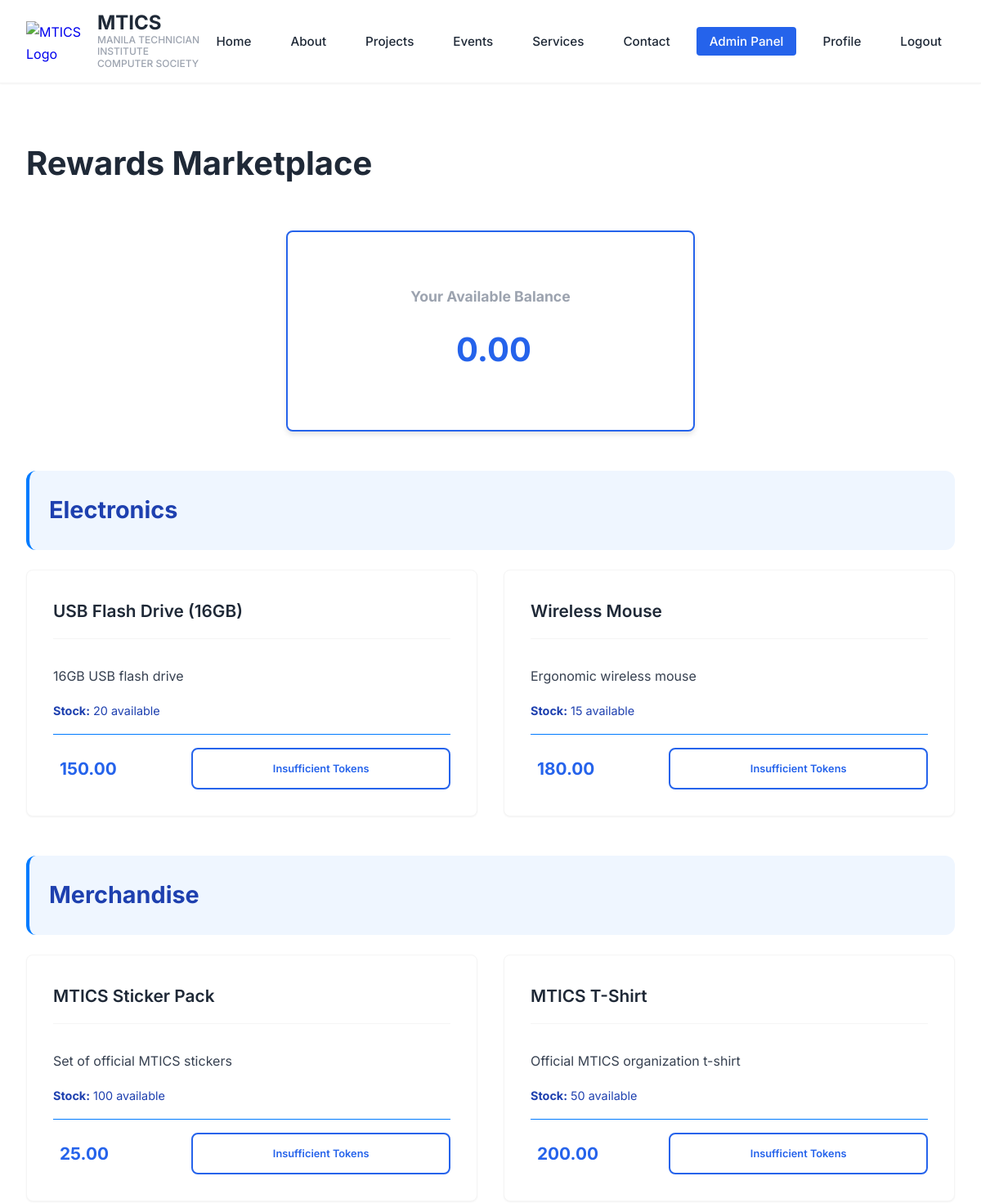
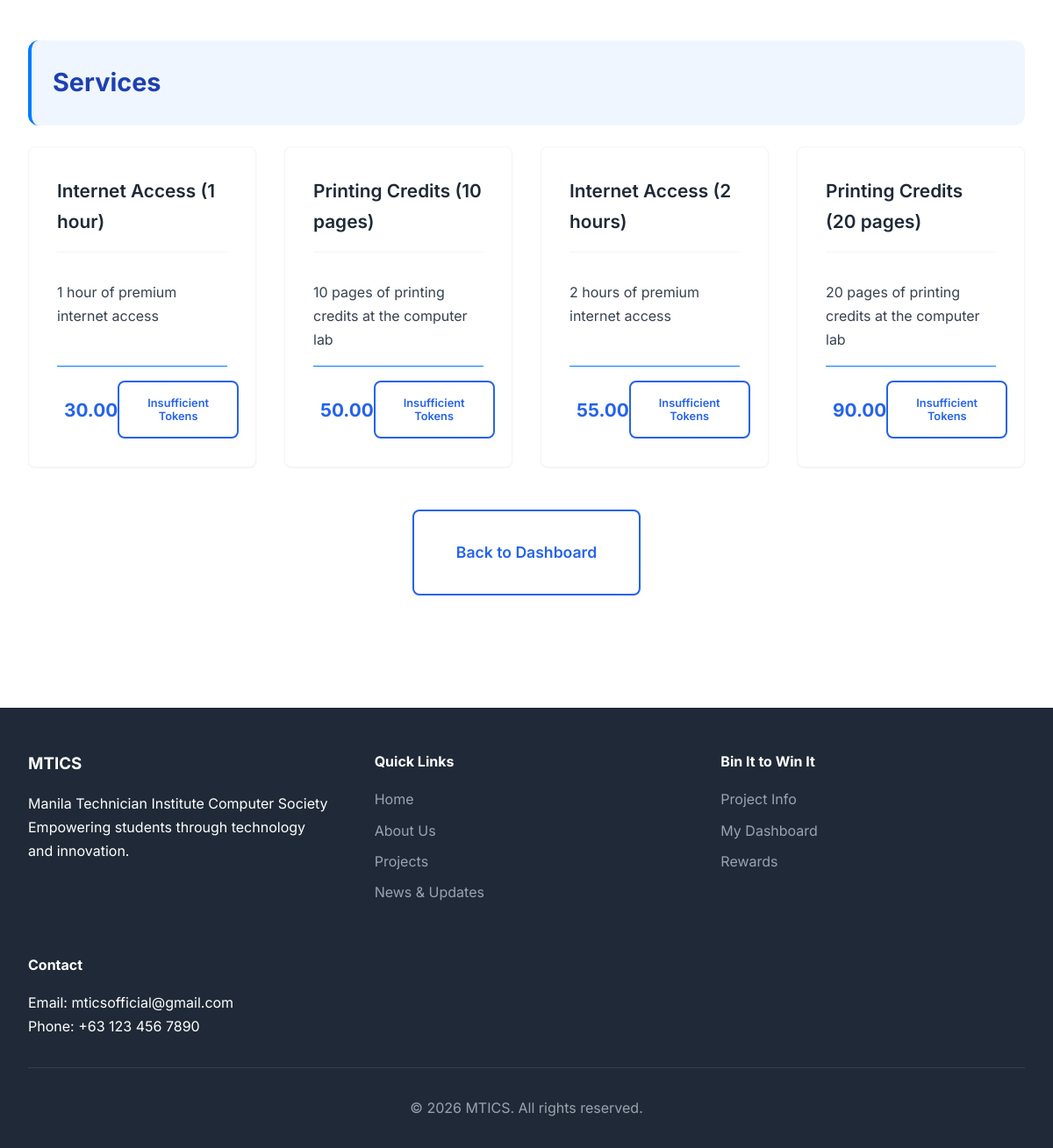
The app's page /dashboard/rewards.php (signed in) with its own data (2 pictures, top to bottom).
### tables this page shows
CREATE TABLE IF NOT EXISTS users (
    id INT AUTO_INCREMENT PRIMARY KEY,
    student_id VARCHAR(50) UNIQUE NOT NULL,
    email VARCHAR(255) UNIQUE NOT NULL,
    password_hash VARCHAR(255) NOT NULL,
    full_name VARCHAR(255) NOT NULL,
    course VARCHAR(100),
    year_level VARCHAR(20),
    eco_tokens DECIMAL(10, 2) DEFAULT 0.00,
    created_at TIMESTAMP DEFAULT CURRENT_TIMESTAMP,
    last_login TIMESTAMP NULL,
    is_active BOOLEAN DEFAULT TRUE,
    is_admin BOOLEAN DEFAULT FALSE,
    INDEX idx_student_id (student_id),
    INDEX idx_email (email),
    INDEX idx_is_admin (is_admin)
);

CREATE TABLE IF NOT EXISTS rewards (
    id INT AUTO_INCREMENT PRIMARY KEY,
    name VARCHAR(255) NOT NULL,
    description TEXT,
    token_cost DECIMAL(10, 2) NOT NULL,
    category VARCHAR(100),
    stock_quantity INT DEFAULT -1,  
    is_active BOOLEAN DEFAULT TRUE,
    image_url VARCHAR(500),
    created_at TIMESTAMP DEFAULT CURRENT_TIMESTAMP,
    INDEX idx_category (category),
    INDEX idx_is_active (is_active),
    INDEX idx_token_cost (token_cost)
);

### config/config.php (called while the page is built, shortened)
<?php
function format_tokens($amount) {
    return number_format($amount, 2);
}

### dashboard/rewards.php (the view, shortened to what this page needs)
<?php
require_once '../config/config.php';
$user_id = get_user_id();
$db = Database::getInstance()->getConnection();
$stmt = $db->prepare("SELECT eco_tokens FROM users WHERE id = ?");
$stmt->execute([$user_id]);
$user = $stmt->fetch();
$user_balance = $user['eco_tokens'];
$stmt = $db->prepare("SELECT * FROM rewards WHERE is_active = 1 ORDER BY category, token_cost ASC");
$stmt->execute();
$rewards = $stmt->fetchAll();
$rewards_by_category = [];
foreach ($rewards as $reward) {
    $category = $reward['category'] ?: 'Other';
    if (!isset($rewards_by_category[$category])) {
        $rewards_by_category[$category] = [];
    }
    $rewards_by_category[$category][] = $reward;
}
include '../includes/header.php';
?>
<section class="section">
    <div class="container">
        <h1 class="section-title">Rewards Marketplace</h1>
        <div class="card" style="max-width: 500px; margin: 0 auto 3rem; text-align: center; background: white; border: 2px solid var(--primary-blue); box-shadow: 0 4px 6px rgba(0, 0, 0, 0.1);">
            <div class="card-body" style="padding: 2rem;">
                <h2 style="color: var(--medium-gray); font-size: 1.1rem; margin-bottom: 1rem;">Your Available Balance</h2>
                <div class="token-display" style="font-size: 2.5rem; justify-content: center;">
                    <span><?php echo format_tokens($user_balance); ?></span>
                </div>
            </div>
        </div>
        <?php if (empty($rewards_by_category)): ?>
            <div class="card" style="max-width: 600px; margin: 0 auto; text-align: center;">
                <div class="card-body" style="padding: 3rem;">
                    <p style="color: var(--medium-gray); font-size: 1.1rem;">
                        No rewards available at this time. Check back soon!
                    </p>
                </div>
            </div>
        <?php else: ?>
            <?php foreach ($rewards_by_category as $category => $category_rewards): ?>
                <div style="background: var(--light-blue-bg); border-radius: var(--radius-lg); padding: 1.5rem; margin: 3rem 0 1.5rem; border-left: 4px solid var(--azure-blue);">
                    <h2 style="color: var(--medium-blue-text); margin: 0; font-size: 1.8rem;">
                        <?php echo htmlspecialchars($category); ?>
                    </h2>
                </div>
                <div class="grid grid-3" style="margin-bottom: 3rem; align-items: stretch;">
                    <?php foreach ($category_rewards as $reward): ?>
                        <div class="card" style="display: flex; flex-direction: column; height: 100%;">
                            <div class="card-header">
                                <h3 class="card-title" style="font-size: 1.3rem;"><?php echo htmlspecialchars($reward['name']); ?></h3>
                            </div>
                            <div class="card-body" style="flex-grow: 1; display: flex; flex-direction: column;">
                                <p style="color: var(--dark-gray); margin-bottom: 1rem;">
                                    <?php echo htmlspecialchars($reward['description']); ?>
                                </p>
                                <?php if ($reward['stock_quantity'] != -1): ?>
                                    <p style="color: var(--medium-blue-text); font-size: 0.9rem; margin-bottom: 1rem;">
                                        <strong>Stock:</strong> <?php echo $reward['stock_quantity']; ?> available
                                    </p>
                                <?php endif; ?>
                                <div style="display: flex; justify-content: space-between; align-items: center; margin-top: auto; padding-top: 1rem; border-top: 1px solid var(--azure-blue);">
                                    <div class="token-display" style="font-size: 1.3rem; width: 45%;">
                                        <span><?php echo format_tokens($reward['token_cost']); ?></span>
                                    </div>
                                    <?php if ($user_balance >= $reward['token_cost'] && ($reward['stock_quantity'] == -1 || $reward['stock_quantity'] > 0)): ?>
                                        <form method="POST" action="" style="display: inline; width: 50%;">
                                            <input type="hidden" name="csrf_token" value="<?php echo generate_csrf_token(); ?>">
                                            <input type="hidden" name="reward_id" value="<?php echo $reward['id']; ?>">
                                            <button type="submit" name="redeem" class="btn btn-primary"
                                                    onclick="return confirm('Redeem <?php echo htmlspecialchars($reward['name']); ?> for <?php echo format_tokens($reward['token_cost']); ?> tokens?');" style="width: 100%;">
                                                Redeem
                                            </button>
                                        </form>
                                    <?php else: ?>
                                        <button class="btn btn-secondary" disabled style="width: 80%; font-size: 0.8rem;">
                                            <?php
                                            if ($user_balance < $reward['token_cost']) {
                                                echo 'Insufficient Tokens';
                                            } else {
                                                echo 'Out of Stock';
                                            }
                                            ?>
                                        </button>
                                    <?php endif; ?>
                                </div>
                            </div>
                        </div>
                    <?php endforeach; ?>
                </div>
            <?php endforeach; ?>
        <?php endif; ?>
        <div style="text-align: center; margin-top: 3rem;">
            <a href="index.php" class="btn btn-secondary btn-large">Back to Dashboard</a>
        </div>
    </div>
</section>
<?php include '../includes/footer.php'; ?>

### assets/css/style.css (style rules this page uses)
:root { --primary-blue: #2563eb; --dark-blue: #1e40af; --light-blue: #3b82f6; --accent-blue: #60a5fa; --light-blue-bg: #eff6ff; --medium-blue-text: #1e40af; --azure-blue: #007bff; --gold-yellow: #ffc107; --white: #ffffff; --light-gray: #f5f5f5; --medium-gray: #9ca3af; --dark-gray: #374151; --text-dark: #1f2937; --font-primary: 'Inter', -apple-system, BlinkMacSystemFont, 'Segoe UI', sans-serif; --spacing-xs: 0.5rem; --spacing-sm: 1rem; --spacing-md: 2rem; --spacing-lg: 3rem; --spacing-xl: 4rem; --radius-sm: 4px; --radius-md: 8px; --radius-lg: 12px; --shadow-sm: 0 1px 2px rgba(0, 0, 0, 0.05); --shadow-md: 0 4px 6px rgba(0, 0, 0, 0.1); --shadow-lg: 0 10px 15px rgba(0, 0, 0, 0.1); }
* { margin: 0; padding: 0; box-sizing: border-box; }
body { font-family: var(--font-primary); background: var(--white); color: var(--text-dark); line-height: 1.7; min-height: 100vh; }
.container { max-width: 1200px; margin: 0 auto; padding: 0 var(--spacing-md); }
.btn { display: inline-block; padding: var(--spacing-sm) var(--spacing-md); border: none; border-radius: var(--radius-md); font-weight: 600; text-decoration: none; cursor: pointer; transition: all 0.3s ease; font-size: 1rem; text-align: center; font-family: var(--font-primary); }
.btn-secondary { background: var(--white); color: var(--primary-blue); border: 2px solid var(--primary-blue); }
.btn-large { padding: var(--spacing-md) var(--spacing-lg); font-size: 1.1rem; }
.section { padding: var(--spacing-xl) 0; background: var(--white); }
.section-title { font-size: 2.5rem; font-weight: 700; color: var(--text-dark); margin-bottom: var(--spacing-lg); text-align: left; }
.card { background: var(--white); border: 1px solid var(--light-gray); border-radius: var(--radius-md); padding: var(--spacing-md); box-shadow: var(--shadow-sm); transition: all 0.3s ease; }
.card-header { border-bottom: 1px solid var(--light-gray); padding-bottom: var(--spacing-sm); margin-bottom: var(--spacing-md); }
.card-title { font-size: 1.5rem; font-weight: 600; color: var(--text-dark); margin: 0; }
.card-body { color: var(--dark-gray); line-height: 1.7; }
.grid { display: grid; gap: var(--spacing-md); }
.grid-3 { grid-template-columns: repeat(auto-fit, minmax(250px, 1fr)); }
.token-display { display: inline-flex; align-items: center; gap: var(--spacing-xs); font-size: 1.5rem; font-weight: 700; color: var(--primary-blue); }

### records on screen
users: eco_tokens "0.00"
rewards: name "USB Flash Drive (16GB)", description "16GB USB flash drive", stock_quantity "20", token_cost "150.00", shows "Insufficient Tokens"
rewards: name "Wireless Mouse", description "Ergonomic wireless mouse", stock_quantity "15", token_cost "180.00", shows "Insufficient Tokens"
rewards: name "MTICS Sticker Pack", description "Set of official MTICS stickers", stock_quantity "100", token_cost "25.00", shows "Insufficient Tokens"
rewards: name "MTICS T-Shirt", description "Official MTICS organization t-shirt", stock_quantity "50", token_cost "200.00", shows "Insufficient Tokens"
rewards: category "Services", name "Printing Credits (20 pages)", description "20 pages of printing credits at the computer lab", token_cost "90.00", shows "Insufficient Tokens"
rewards: name "Internet Access (1 hour)", description "1 hour of premium internet access", token_cost "30.00", shows "Insufficient Tokens"
rewards: name "Printing Credits (10 pages)", description "10 pages of printing credits at the computer lab", token_cost "50.00", shows "Insufficient Tokens"
rewards: name "Internet Access (2 hours)", description "2 hours of premium internet access", token_cost "55.00", shows "Insufficient Tokens"

### other values on screen
$category "Electronics"
$category "Merchandise"
